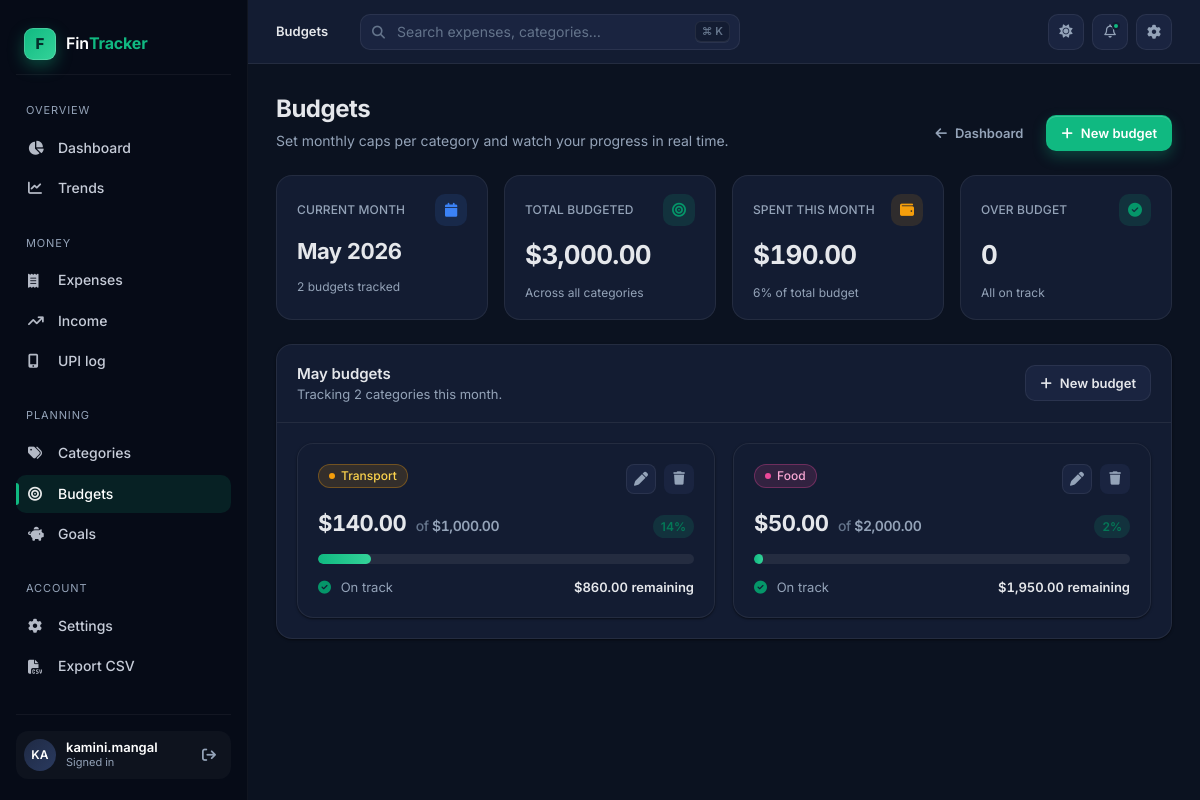
The page /budgets (signed in) on the database its author committed.
### models.py (models this page shows, shortened)
class User(db.Model, UserMixin):
    id           = db.Column(db.Integer, primary_key=True)
    username     = db.Column(db.String(100), unique=True, nullable=False)
    password     = db.Column(db.String(200), nullable=False)
    currency     = db.Column(db.String(10), default='$')    # Settings
    theme        = db.Column(db.String(10), default='light') # Dark mode pref

class Category(db.Model):
    id          = db.Column(db.Integer, primary_key=True)
    name        = db.Column(db.String(100), unique=True, nullable=False)
    description = db.Column(db.String(200))
    expenses    = db.relationship('Expense', backref='category',
                                  lazy=True, cascade='all, delete-orphan')

class Budget(db.Model):
    id          = db.Column(db.Integer, primary_key=True)
    user_id     = db.Column(db.Integer, db.ForeignKey('user.id'), nullable=False)
    category_id = db.Column(db.Integer, db.ForeignKey('category.id'), nullable=False)
    amount      = db.Column(db.Float, nullable=False)
    month       = db.Column(db.Integer, nullable=False)
    year        = db.Column(db.Integer, nullable=False)
    category    = db.relationship('Category', backref='budgets')

### app.py (the view)
@app.route('/budgets')
@login_required
def list_budgets():
    now     = datetime.now()
    budgets = Budget.query.filter_by(user_id=current_user.id,
                                      month=now.month, year=now.year).all()
    budget_data = []
    for budget in budgets:
        spent = db.session.query(db.func.sum(Expense.amount)).filter(
            Expense.user_id     == current_user.id,
            Expense.category_id == budget.category_id,
            Expense.date.like(f'{now.year}-{str(now.month).zfill(2)}%')
        ).scalar() or 0
        pct = (spent / budget.amount * 100) if budget.amount > 0 else 0
        budget_data.append({
            'budget': budget, 'spent': spent,
            'remaining': budget.amount - spent,
            'percentage': min(pct, 100), 'over': spent > budget.amount
        })
    categories = Category.query.all()
    return render_template('budgets.html', budget_data=budget_data,
                           categories=categories, now=now)

### app.py (called while the page is built)
@login_manager.user_loader
def load_user(user_id):
    return db.session.get(User, int(user_id))

### templates/budgets.html (shortened to what this page needs)
{% extends 'base.html' %}
{% block crumb %}Budgets{% endblock %}
{% block content %}
{% set total_budgeted = budget_data|sum(attribute='budget.amount') %}
{% set total_spent    = budget_data|sum(attribute='spent') %}
{% set over_count = budget_data|selectattr('over')|list|length %}
<div class="page-header">
  <div class="ph-text">
    <h1>Budgets</h1>
    <p>Set monthly caps per category and watch your progress in real time.</p>
  </div>
  <div class="ph-actions">
    <a href="{{ url_for('dashboard') }}" class="btn btn-ghost">
      <i class="fa-solid fa-arrow-left"></i> Dashboard
    </a>
    <a href="{{ url_for('add_budget') }}" class="btn btn-primary">
      <i class="fa-solid fa-plus"></i> New budget
    </a>
  </div>
</div>
{% if budget_data and budget_data|length > 0 %}
<div class="stat-grid">
  <div class="stat">
    <div class="stat-head">
      <span class="stat-label">Current month</span>
      <span class="stat-icon is-blue"><i class="fa-solid fa-calendar"></i></span>
    </div>
    <div class="stat-value" style="font-size: 22px;">{{ now.strftime('%B %Y') }}</div>
    <div class="stat-foot">{{ budget_data|length }} budget{{ '' if budget_data|length == 1 else 's' }} tracked</div>
  </div>
  <div class="stat">
    <div class="stat-head">
      <span class="stat-label">Total budgeted</span>
      <span class="stat-icon"><i class="fa-solid fa-bullseye"></i></span>
    </div>
    <div class="stat-value">${{ '{:,.2f}'.format(total_budgeted) }}</div>
    <div class="stat-foot">Across all categories</div>
  </div>
  <div class="stat">
    <div class="stat-head">
      <span class="stat-label">Spent this month</span>
      <span class="stat-icon is-amber"><i class="fa-solid fa-wallet"></i></span>
    </div>
    <div class="stat-value">${{ '{:,.2f}'.format(total_spent) }}</div>
    {% set used_pct = (total_spent / total_budgeted * 100) if total_budgeted > 0 else 0 %}
    <div class="stat-foot">{{ '%.0f'|format(used_pct) }}% of total budget</div>
  </div>
  <div class="stat">
    <div class="stat-head">
      <span class="stat-label">Over budget</span>
      <span class="stat-icon" style="background: {% if over_count %}var(--danger-soft){% else %}var(--accent-soft){% endif %}; color: {% if over_count %}var(--danger){% else %}var(--accent-600){% endif %};">
        <i class="fa-solid {% if over_count %}fa-circle-exclamation{% else %}fa-circle-check{% endif %}"></i>
      </span>
    </div>
    <div class="stat-value">{{ over_count }}</div>
    <div class="stat-foot">
      {% if over_count == 0 %}All on track{% else %}Categor{{ 'y' if over_count == 1 else 'ies' }} over the cap{% endif %}
    </div>
  </div>
</div>
<div class="card">
  <div class="card-header">
    <div>
      <h3>{{ now.strftime('%B') }} budgets</h3>
      <div class="ch-sub">Tracking {{ budget_data|length }} categor{{ 'y' if budget_data|length == 1 else 'ies' }} this month.</div>
    </div>
    <a href="{{ url_for('add_budget') }}" class="btn btn-secondary">
      <i class="fa-solid fa-plus"></i> New budget
    </a>
  </div>
  <div class="card-body">
    <div class="budget-grid">
      {% for item in budget_data %}
        {% set pill_classes = ['is-green','is-blue','is-amber','is-violet','is-pink','is-cyan','is-slate'] %}
        {% set cidx  = (item.budget.category.name|length) % 7 %}
        {% if item.over %}
          {% set tone = 'is-danger' %}
        {% elif item.percentage >= 80 %}
          {% set tone = 'is-warn' %}
        {% else %}
          {% set tone = 'is-success' %}
        {% endif %}
        <div class="budget-card {% if tone != 'is-success' %}{{ tone }}{% endif %}">
          <div class="budget-head">
            <span class="pill {{ pill_classes[cidx] }}">
              <span class="cat-dot"></span> {{ item.budget.category.name }}
            </span>
            <div class="b-actions">
              <a href="{{ url_for('edit_budget', id=item.budget.id) }}" class="tbl-act" title="Edit">
                <i class="fa-solid fa-pen"></i>
              </a>
              <form method="POST" action="{{ url_for('delete_budget', id=item.budget.id) }}" class="inline-form"
                    onsubmit="return confirm('Delete the budget for {{ item.budget.category.name }}?');">
                <button type="submit" class="tbl-act is-danger" title="Delete">
                  <i class="fa-solid fa-trash"></i>
                </button>
              </form>
            </div>
          </div>
          <div class="budget-amounts">
            <div class="budget-spent">
              ${{ '{:,.2f}'.format(item.spent) }}
              <span class="of">of <b>${{ '{:,.2f}'.format(item.budget.amount) }}</b></span>
            </div>
            <span class="budget-pct {% if tone != 'is-success' %}{{ tone }}{% endif %}">
              {{ '%.0f'|format(item.percentage) }}%
            </span>
          </div>
          <div class="progress">
            <div class="progress-bar {% if tone != 'is-success' %}{{ tone }}{% endif %}"
                 data-width="{{ '%.1f'|format(item.percentage) }}"
                 style="width: 0%;"></div>
          </div>
          <div class="budget-foot">
            {% if item.over %}
              <span><i class="fa-solid fa-circle-exclamation" style="color: var(--danger); margin-right: 6px;"></i> Over the cap</span>
              <span class="remain is-danger">Over by ${{ '{:,.2f}'.format(item.spent - item.budget.amount) }}</span>
            {% else %}
              <span><i class="fa-solid fa-circle-check" style="color: var(--accent-600); margin-right: 6px;"></i> On track</span>
              <span class="remain">${{ '{:,.2f}'.format(item.remaining) }} remaining</span>
            {% endif %}
          </div>
        </div>
      {% endfor %}
    </div>
  </div>
</div>
{% endif %}
{% endblock %}

### templates/base.html (shortened to what this page needs)
<!DOCTYPE html>
<html lang="en" data-theme="{% if current_user.is_authenticated and current_user.theme == 'dark' %}dark{% else %}light{% endif %}">
<head>
  <link rel="stylesheet" href="https://cdnjs.cloudflare.com/ajax/libs/font-awesome/6.5.1/css/all.min.css" />
  <link rel="stylesheet" href="{{ url_for('static', filename='css/styles.css') }}" />
</head>
<body>
  {% block body %}
  <div class="app-shell">
    <aside class="sidebar" id="sidebar">
      <a href="{{ url_for('dashboard') }}" class="brand">
        <span class="brand-mark">F</span>
        <span class="brand-name">Fin<b>Tracker</b></span>
      </a>
      <nav class="nav-group" aria-label="Primary">
        <div class="nav-label">Overview</div>
        <a href="{{ url_for('dashboard') }}"
           class="nav-item {% if request.endpoint == 'dashboard' %}is-active{% endif %}">
          <i class="fa-solid fa-chart-pie"></i> Dashboard
        </a>
        <a href="{{ url_for('monthly_summary') }}"
           class="nav-item {% if request.endpoint == 'monthly_summary' %}is-active{% endif %}">
          <i class="fa-solid fa-chart-line"></i> Trends
        </a>
      </nav>
      <nav class="nav-group" aria-label="Money">
        <div class="nav-label">Money</div>
        <a href="{{ url_for('add_expense') }}"
           class="nav-item {% if request.endpoint in ['add_expense','edit_expense'] %}is-active{% endif %}">
          <i class="fa-solid fa-receipt"></i> Expenses
        </a>
        <a href="{{ url_for('list_income') }}"
           class="nav-item {% if request.endpoint in ['list_income','add_income','edit_income'] %}is-active{% endif %}">
          <i class="fa-solid fa-arrow-trend-up"></i> Income
        </a>
        <a href="{{ url_for('upi_log') }}"
           class="nav-item {% if request.endpoint == 'upi_log' %}is-active{% endif %}">
          <i class="fa-solid fa-mobile-screen-button"></i> UPI log
        </a>
      </nav>
      <nav class="nav-group" aria-label="Planning">
        <div class="nav-label">Planning</div>
        <a href="{{ url_for('list_categories') }}"
           class="nav-item {% if request.endpoint in ['list_categories','add_category','edit_category'] %}is-active{% endif %}">
          <i class="fa-solid fa-tags"></i> Categories
        </a>
        <a href="{{ url_for('list_budgets') }}"
           class="nav-item {% if request.endpoint in ['list_budgets','add_budget','edit_budget'] %}is-active{% endif %}">
          <i class="fa-solid fa-bullseye"></i> Budgets
        </a>
        <a href="{{ url_for('list_goals') }}"
           class="nav-item {% if request.endpoint in ['list_goals','add_goal','edit_goal'] %}is-active{% endif %}">
          <i class="fa-solid fa-piggy-bank"></i> Goals
        </a>
      </nav>
      <nav class="nav-group" aria-label="Account">
        <div class="nav-label">Account</div>
        <a href="{{ url_for('settings') }}"
           class="nav-item {% if request.endpoint == 'settings' %}is-active{% endif %}">
          <i class="fa-solid fa-gear"></i> Settings
        </a>
        <a href="{{ url_for('export_csv') }}" class="nav-item">
          <i class="fa-solid fa-file-csv"></i> Export CSV
        </a>
      </nav>
      <div class="sidebar-footer">
        {% if current_user.is_authenticated %}
        <div class="user-pill">
          <div class="avatar">{{ current_user.username[:2]|upper }}</div>
          <div class="user-meta">
            <div class="u-name">{{ current_user.username }}</div>
            <div class="u-sub">Signed in</div>
          </div>
          <a href="{{ url_for('logout') }}" class="logout-btn" title="Log out" aria-label="Log out">
            <i class="fa-solid fa-arrow-right-from-bracket"></i>
          </a>
        </div>
        {% endif %}
      </div>
    </aside>
    <div class="main">
      <header class="topbar">
        <div class="crumbs">
          <strong>{% block crumb %}Dashboard{% endblock %}</strong>
        </div>
        <div class="search">
          <i class="fa-solid fa-magnifying-glass"></i>
          <input type="search" id="searchInput" placeholder="Search expenses, categories…" />
          <span class="kbd" style="position: absolute; right: 10px; top: 50%; transform: translateY(-50%);">⌘ K</span>
        </div>
        <div class="top-actions">
          <button class="icon-btn" id="themeBtn" title="Toggle theme" aria-label="Toggle theme">
            <i class="fa-solid fa-moon" id="themeIcon"></i>
          </button>
          <button class="icon-btn" title="Notifications" aria-label="Notifications">
            <i class="fa-regular fa-bell"></i>
            <span class="dot"></span>
          </button>
          <a class="icon-btn" href="{{ url_for('settings') }}" title="Settings" aria-label="Settings">
            <i class="fa-solid fa-gear"></i>
          </a>
        </div>
      </header>
      <div class="page">
        {% block content %}{% endblock %}
      </div>
    </div>
  </div>
  {% endblock %}
</body>
</html>

### rows shown on the page
User: username "KA", username "kamini.mangal"
Category: budget.category.name "Transport"
Budget: budget.amount "1,000.00"
Category: budget.category.name "Food"
Budget: budget.amount "2,000.00"

### other values the page prints
{{ budget_data|length }} "2"
{{ '' if budget_data|length == 1 else 's' }} "s"
{{ '{:,.2f}'.format(total_budgeted) }} "3,000.00"
{{ '{:,.2f}'.format(total_spent) }} "190.00"
{{ '%.0f'|format(used_pct) }} "6"
{{ over_count }} "0"
{{ 'y' if budget_data|length == 1 else 'ies' }} "ies"
{{ '{:,.2f}'.format(item.spent) }} "140.00" "50.00"
{{ '%.0f'|format(item.percentage) }} "14" "2"
{{ '{:,.2f}'.format(item.remaining) }} "860.00" "1,950.00"
